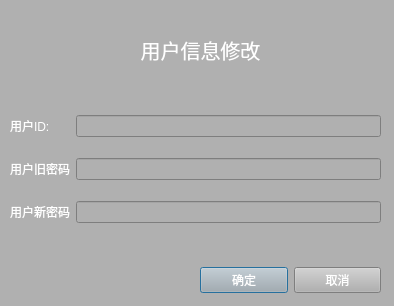
<?xml version="1.0" encoding="UTF-8"?>
<ui version="4.0">
 <class>modifDialog</class>
 <widget class="QDialog" name="modifDialog">
  <property name="geometry">
   <rect>
    <x>0</x>
    <y>0</y>
    <width>394</width>
    <height>306</height>
   </rect>
  </property>
  <property name="windowTitle">
   <string>信息修改</string>
  </property>
  <property name="windowIcon">
   <iconset resource="res.qrc">
    <normaloff>:/res/images/if_users.png</normaloff>:/res/images/if_users.png</iconset>
  </property>
  <property name="styleSheet">
   <string notr="true">background-color: rgb(176, 176, 176);
color: rgb(255, 255, 255);</string>
  </property>
  <widget class="QWidget" name="horizontalLayoutWidget">
   <property name="geometry">
    <rect>
     <x>10</x>
     <y>10</y>
     <width>381</width>
     <height>80</height>
    </rect>
   </property>
   <layout class="QHBoxLayout" name="horizontalLayout">
    <item>
     <widget class="QLabel" name="msgLabel">
      <property name="minimumSize">
       <size>
        <width>300</width>
        <height>50</height>
       </size>
      </property>
      <property name="font">
       <font>
        <pointsize>15</pointsize>
       </font>
      </property>
      <property name="text">
       <string>用户信息修改</string>
      </property>
      <property name="alignment">
       <set>Qt::AlignCenter</set>
      </property>
     </widget>
    </item>
   </layout>
  </widget>
  <widget class="QWidget" name="gridLayoutWidget">
   <property name="geometry">
    <rect>
     <x>10</x>
     <y>100</y>
     <width>371</width>
     <height>141</height>
    </rect>
   </property>
   <layout class="QGridLayout" name="gridLayout">
    <item row="1" column="0">
     <widget class="QLabel" name="label_3">
      <property name="text">
       <string>用户旧密码</string>
      </property>
     </widget>
    </item>
    <item row="2" column="0">
     <widget class="QLabel" name="label_4">
      <property name="text">
       <string>用户新密码</string>
      </property>
     </widget>
    </item>
    <item row="0" column="1">
     <widget class="QLineEdit" name="IDlineEdit"/>
    </item>
    <item row="0" column="0">
     <widget class="QLabel" name="label_2">
      <property name="text">
       <string>用户ID:</string>
      </property>
     </widget>
    </item>
    <item row="2" column="1">
     <widget class="QLineEdit" name="newPwdlineEdit"/>
    </item>
    <item row="1" column="1">
     <widget class="QLineEdit" name="oldPwdlineEdit"/>
    </item>
   </layout>
  </widget>
  <widget class="QWidget" name="">
   <property name="geometry">
    <rect>
     <x>200</x>
     <y>260</y>
     <width>181</width>
     <height>41</height>
    </rect>
   </property>
   <layout class="QHBoxLayout" name="horizontalLayout_3">
    <item>
     <widget class="QPushButton" name="okButton">
      <property name="text">
       <string>确定</string>
      </property>
      <property name="icon">
       <iconset resource="res.qrc">
        <normaloff>:/res/images/ic_ok.png</normaloff>:/res/images/ic_ok.png</iconset>
      </property>
     </widget>
    </item>
    <item>
     <widget class="QPushButton" name="cancelButton">
      <property name="text">
       <string>取消</string>
      </property>
      <property name="icon">
       <iconset resource="res.qrc">
        <normaloff>:/res/images/ic_cancel.png</normaloff>:/res/images/ic_cancel.png</iconset>
      </property>
     </widget>
    </item>
   </layout>
  </widget>
 </widget>
 <resources>
  <include location="res.qrc"/>
 </resources>
 <connections/>
</ui>
